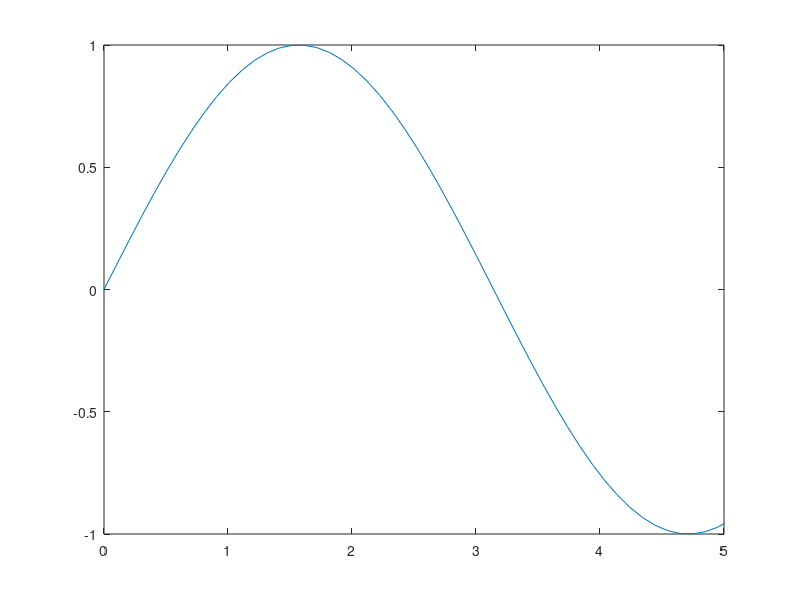
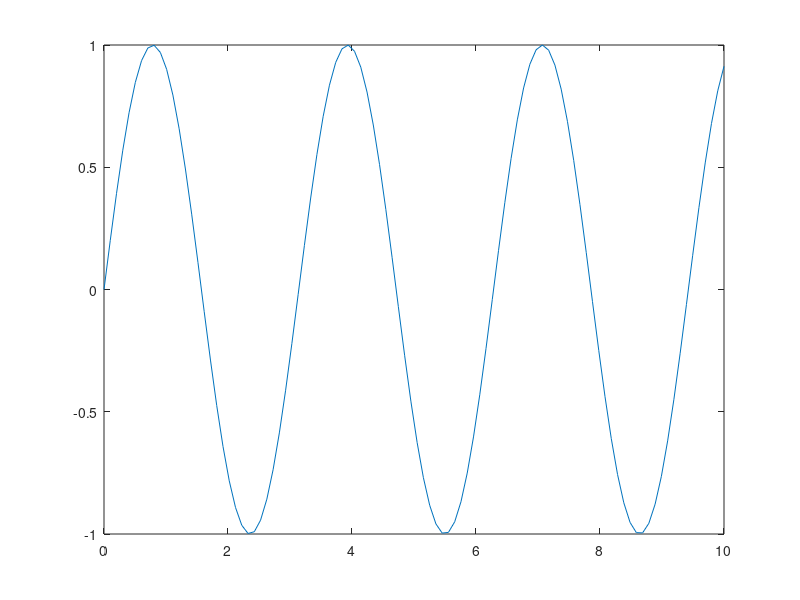

Source code (MATLAB) for these figures, in order:
x = linspace(0,10);
y = sin(x);
plot(x,y)
xlim([0 5])

figure
x = linspace(0,10);
y = sin(2*x);
plot(x,y)
xlim([0 10])